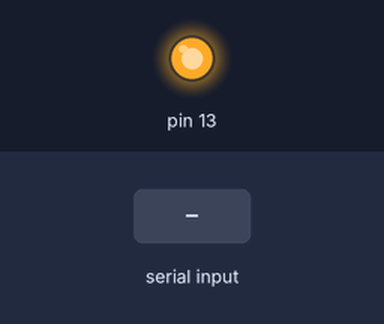
A sketch run on a simulated Teensy 4. Parts: output pins drawn as LEDs (lit = HIGH). The test bench sets the inputs (shaded band). What the sketch prints to the serial monitor is not drawn.

Above: at 1.2 s.
1.3 s: "1\n" received over the second serial link
Timing chart, 0 to 4.3 s (numbered marks = the images above; inputs shaded):
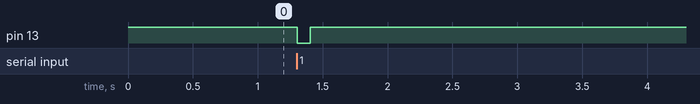

Measured:
- after the input at 1.3 s, pin 13: HIGH → LOW at once, → HIGH 0.10 s later

The sketch:

teensy_code.ino
```cpp
void setup() {
  pinMode(13, OUTPUT);
  digitalWrite(13, HIGH);
  // USB Serial for computer communication
  Serial.begin(9600);

  // Serial1 for ESP32 communication (using RX1 and TX1 pins)
  Serial1.begin(115200); // Adjust baud rate to match the ESP32
}

void loop() {
  // Read data from ESP32 (UART) and print it to the computer (USB)
 if (Serial.available()) {
    // Read data as a byte array from the computer via USB
    // Read one byte from the computer and send it directly to ESP32
    char fromComputer = Serial.read();
    Serial1.write(fromComputer);  // Send the raw byte to ESP32 via UART

}

  if (Serial1.available()) {
    String fromESP32 = Serial1.readStringUntil('\n');
    Serial.println("Received from ESP32: " + fromESP32); // Send data to computer
    digitalWrite(13, LOW);
  }

  delay(100); // Small delay to allow processing
  digitalWrite(13, HIGH);
}
```
